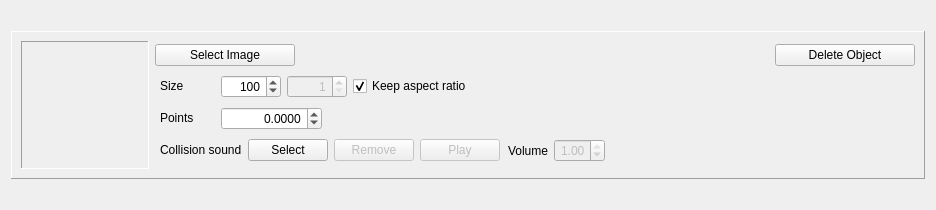
<?xml version="1.0" encoding="UTF-8"?>
<ui version="4.0">
 <class>ObjectWidget</class>
 <widget class="QWidget" name="ObjectWidget">
  <property name="geometry">
   <rect>
    <x>0</x>
    <y>0</y>
    <width>936</width>
    <height>210</height>
   </rect>
  </property>
  <property name="sizePolicy">
   <sizepolicy hsizetype="Preferred" vsizetype="Fixed">
    <horstretch>0</horstretch>
    <verstretch>0</verstretch>
   </sizepolicy>
  </property>
  <property name="windowTitle">
   <string>Form</string>
  </property>
  <layout class="QGridLayout" name="gridLayout">
   <item row="0" column="0">
    <widget class="QFrame" name="frameObject">
     <property name="sizePolicy">
      <sizepolicy hsizetype="Preferred" vsizetype="Fixed">
       <horstretch>0</horstretch>
       <verstretch>0</verstretch>
      </sizepolicy>
     </property>
     <property name="frameShape">
      <enum>QFrame::Panel</enum>
     </property>
     <property name="frameShadow">
      <enum>QFrame::Raised</enum>
     </property>
     <layout class="QHBoxLayout" name="horizontalLayout_13">
      <item>
       <widget class="QLabel" name="label_Image">
        <property name="sizePolicy">
         <sizepolicy hsizetype="Fixed" vsizetype="Fixed">
          <horstretch>0</horstretch>
          <verstretch>0</verstretch>
         </sizepolicy>
        </property>
        <property name="minimumSize">
         <size>
          <width>128</width>
          <height>128</height>
         </size>
        </property>
        <property name="maximumSize">
         <size>
          <width>128</width>
          <height>128</height>
         </size>
        </property>
        <property name="accessibleName">
         <string notr="true"/>
        </property>
        <property name="autoFillBackground">
         <bool>true</bool>
        </property>
        <property name="frameShape">
         <enum>QFrame::Panel</enum>
        </property>
        <property name="frameShadow">
         <enum>QFrame::Sunken</enum>
        </property>
        <property name="text">
         <string/>
        </property>
        <property name="scaledContents">
         <bool>false</bool>
        </property>
        <property name="alignment">
         <set>Qt::AlignCenter</set>
        </property>
        <property name="margin">
         <number>2</number>
        </property>
        <property name="indent">
         <number>0</number>
        </property>
       </widget>
      </item>
      <item>
       <layout class="QVBoxLayout" name="verticalLayout_Buttons">
        <item>
         <layout class="QHBoxLayout" name="horizontalLayout_SelectImage">
          <item>
           <widget class="QPushButton" name="pushButton_SelectImage">
            <property name="sizePolicy">
             <sizepolicy hsizetype="Fixed" vsizetype="Fixed">
              <horstretch>0</horstretch>
              <verstretch>0</verstretch>
             </sizepolicy>
            </property>
            <property name="minimumSize">
             <size>
              <width>140</width>
              <height>0</height>
             </size>
            </property>
            <property name="text">
             <string>Select Image</string>
            </property>
           </widget>
          </item>
          <item>
           <spacer name="horizontalSpacer_SelectImage">
            <property name="orientation">
             <enum>Qt::Horizontal</enum>
            </property>
            <property name="sizeHint" stdset="0">
             <size>
              <width>40</width>
              <height>20</height>
             </size>
            </property>
           </spacer>
          </item>
          <item>
           <widget class="QPushButton" name="pushButton_Delete">
            <property name="sizePolicy">
             <sizepolicy hsizetype="Fixed" vsizetype="Fixed">
              <horstretch>0</horstretch>
              <verstretch>0</verstretch>
             </sizepolicy>
            </property>
            <property name="minimumSize">
             <size>
              <width>140</width>
              <height>0</height>
             </size>
            </property>
            <property name="text">
             <string>Delete Object</string>
            </property>
           </widget>
          </item>
         </layout>
        </item>
        <item>
         <layout class="QHBoxLayout" name="horizontalLayout_Size">
          <item>
           <widget class="QLabel" name="label_Size">
            <property name="sizePolicy">
             <sizepolicy hsizetype="Preferred" vsizetype="Fixed">
              <horstretch>0</horstretch>
              <verstretch>0</verstretch>
             </sizepolicy>
            </property>
            <property name="minimumSize">
             <size>
              <width>60</width>
              <height>0</height>
             </size>
            </property>
            <property name="text">
             <string>Size</string>
            </property>
            <property name="indent">
             <number>5</number>
            </property>
           </widget>
          </item>
          <item>
           <widget class="QSpinBox" name="spinBox_Width">
            <property name="minimumSize">
             <size>
              <width>60</width>
              <height>0</height>
             </size>
            </property>
            <property name="alignment">
             <set>Qt::AlignRight|Qt::AlignTrailing|Qt::AlignVCenter</set>
            </property>
            <property name="minimum">
             <number>1</number>
            </property>
            <property name="maximum">
             <number>1920</number>
            </property>
            <property name="value">
             <number>100</number>
            </property>
           </widget>
          </item>
          <item>
           <widget class="QSpinBox" name="spinBox_Height">
            <property name="enabled">
             <bool>false</bool>
            </property>
            <property name="minimumSize">
             <size>
              <width>60</width>
              <height>0</height>
             </size>
            </property>
            <property name="alignment">
             <set>Qt::AlignRight|Qt::AlignTrailing|Qt::AlignVCenter</set>
            </property>
            <property name="minimum">
             <number>1</number>
            </property>
            <property name="maximum">
             <number>1920</number>
            </property>
           </widget>
          </item>
          <item>
           <widget class="QCheckBox" name="checkBox_KeepAspectRatio">
            <property name="sizePolicy">
             <sizepolicy hsizetype="Expanding" vsizetype="Fixed">
              <horstretch>0</horstretch>
              <verstretch>0</verstretch>
             </sizepolicy>
            </property>
            <property name="text">
             <string>Keep aspect ratio</string>
            </property>
            <property name="checked">
             <bool>true</bool>
            </property>
           </widget>
          </item>
         </layout>
        </item>
        <item>
         <layout class="QHBoxLayout" name="horizontalLayout_Points">
          <item>
           <widget class="QLabel" name="label_Points">
            <property name="sizePolicy">
             <sizepolicy hsizetype="Preferred" vsizetype="Fixed">
              <horstretch>0</horstretch>
              <verstretch>0</verstretch>
             </sizepolicy>
            </property>
            <property name="minimumSize">
             <size>
              <width>60</width>
              <height>0</height>
             </size>
            </property>
            <property name="text">
             <string>Points</string>
            </property>
            <property name="indent">
             <number>5</number>
            </property>
           </widget>
          </item>
          <item>
           <widget class="QDoubleSpinBox" name="doubleSpinBox_Points">
            <property name="alignment">
             <set>Qt::AlignRight|Qt::AlignTrailing|Qt::AlignVCenter</set>
            </property>
            <property name="decimals">
             <number>4</number>
            </property>
            <property name="minimum">
             <double>-1000000.000000000000000</double>
            </property>
            <property name="maximum">
             <double>1000000.000000000000000</double>
            </property>
           </widget>
          </item>
          <item>
           <spacer name="horizontalSpacer_Points">
            <property name="orientation">
             <enum>Qt::Horizontal</enum>
            </property>
            <property name="sizeHint" stdset="0">
             <size>
              <width>40</width>
              <height>20</height>
             </size>
            </property>
           </spacer>
          </item>
         </layout>
        </item>
        <item>
         <layout class="QHBoxLayout" name="horizontalLayout_Sound">
          <item>
           <widget class="QLabel" name="label_Sound">
            <property name="sizePolicy">
             <sizepolicy hsizetype="Preferred" vsizetype="Fixed">
              <horstretch>0</horstretch>
              <verstretch>0</verstretch>
             </sizepolicy>
            </property>
            <property name="minimumSize">
             <size>
              <width>0</width>
              <height>0</height>
             </size>
            </property>
            <property name="text">
             <string>Collision sound</string>
            </property>
            <property name="indent">
             <number>5</number>
            </property>
           </widget>
          </item>
          <item>
           <widget class="QPushButton" name="pushButton_SoundSelect">
            <property name="sizePolicy">
             <sizepolicy hsizetype="Fixed" vsizetype="Fixed">
              <horstretch>0</horstretch>
              <verstretch>0</verstretch>
             </sizepolicy>
            </property>
            <property name="text">
             <string>Select</string>
            </property>
           </widget>
          </item>
          <item>
           <widget class="QPushButton" name="pushButton_SoundRemove">
            <property name="enabled">
             <bool>false</bool>
            </property>
            <property name="sizePolicy">
             <sizepolicy hsizetype="Fixed" vsizetype="Fixed">
              <horstretch>0</horstretch>
              <verstretch>0</verstretch>
             </sizepolicy>
            </property>
            <property name="text">
             <string>Remove</string>
            </property>
           </widget>
          </item>
          <item>
           <widget class="QPushButton" name="pushButton_SoundPlay">
            <property name="enabled">
             <bool>false</bool>
            </property>
            <property name="sizePolicy">
             <sizepolicy hsizetype="Fixed" vsizetype="Fixed">
              <horstretch>0</horstretch>
              <verstretch>0</verstretch>
             </sizepolicy>
            </property>
            <property name="text">
             <string>Play</string>
            </property>
           </widget>
          </item>
          <item>
           <widget class="QLabel" name="label_Volume">
            <property name="text">
             <string>Volume</string>
            </property>
            <property name="indent">
             <number>2</number>
            </property>
           </widget>
          </item>
          <item>
           <widget class="QDoubleSpinBox" name="doubleSpinBox_Volume">
            <property name="enabled">
             <bool>false</bool>
            </property>
            <property name="alignment">
             <set>Qt::AlignRight|Qt::AlignTrailing|Qt::AlignVCenter</set>
            </property>
            <property name="maximum">
             <double>1.000000000000000</double>
            </property>
            <property name="singleStep">
             <double>0.100000000000000</double>
            </property>
            <property name="value">
             <double>1.000000000000000</double>
            </property>
           </widget>
          </item>
          <item>
           <spacer name="horizontalSpacer_Sound">
            <property name="orientation">
             <enum>Qt::Horizontal</enum>
            </property>
            <property name="sizeHint" stdset="0">
             <size>
              <width>40</width>
              <height>20</height>
             </size>
            </property>
           </spacer>
          </item>
         </layout>
        </item>
       </layout>
      </item>
     </layout>
    </widget>
   </item>
  </layout>
 </widget>
 <resources/>
 <connections/>
</ui>
